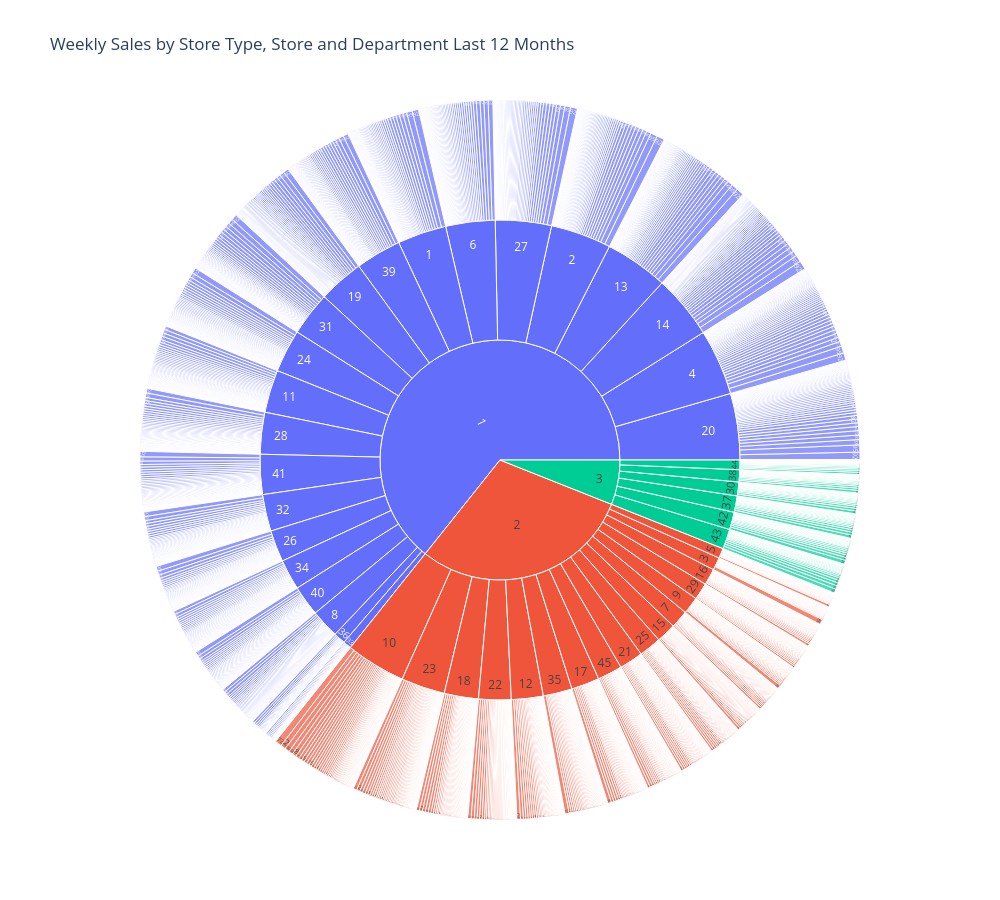

Notebook code cell kept with this figure:
### Markdown cell above
## Visualisation library: Plotly.Express

### Code cell
#Plotly.Express visualisation for hypothesis 5 - Weekly sales by store type, store 
#and department for last 12 months
#chatGPT generated code used as a base and heavily modified to suit my needs
#added code comments

# Aggregate data
dfSunburst_DataSet = (
    dfSales_Combined_DataSet_Work
    .groupby(["Store_Type", "Store", "Dept"], as_index=False)
    ["Weekly_Sales"]
    .sum()
)

# Remove negative and zero sales
dfSunburst_DataSet = dfSunburst_DataSet[
    dfSunburst_DataSet["Weekly_Sales"] > 0
]

# Convert hierarchy columns to strings
dfSunburst_DataSet["Store_Type"] = dfSunburst_DataSet["Store_Type"].astype(str)
dfSunburst_DataSet["Store"] = dfSunburst_DataSet["Store"].astype(str)
dfSunburst_DataSet["Dept"] = dfSunburst_DataSet["Dept"].astype(str)

#create sunburst plot
fig = px.sunburst(
    dfSunburst_DataSet,
    path=["Store_Type", "Store", "Dept"],
    values="Weekly_Sales",
    custom_data=["Store_Type", "Store", "Dept"],
    title="Weekly Sales by Store Type, Store and Department Last 12 Months"
)

#update hover labels
fig.update_traces(
    hovertemplate=
        "<b>Store Type:</b> %{customdata[0]}<br>" +
        "<b>Store Number:</b> %{customdata[1]}<br>" +
        "<b>Department:</b> %{customdata[2]}<br>" +
        "<b>Total Weekly Sales:</b> £%{value:,.0f}" +
        "<extra></extra>"
)

#set plot size
fig.update_layout(
    width=1000,
    height=900
)

fig.show()

### Figure 1 — Plotly figure (JSON) as saved in the notebook; plotly's stock layout.template omitted (floating-point values rounded to 4 significant figures; data arrays with more than 128 entries replaced by an {"elided": "..."} marker saying what was removed)
{"data": [{"branchvalues": "total", "customdata": {"elided": "3339x3 str values"}, "domain": {"x": [0, 1], "y": [0, 1]}, "hovertemplate": "<b>Store Type:</b> %{customdata[0]}<br><b>Store Number:</b> %{customdata[1]}<br><b>Department:</b> %{customdata[2]}<br><b>Total Weekly Sales:</b> £%{value:,.0f}<extra></extra>", "ids": {"elided": "3339 str values"}, "labels": {"elided": "3339 str values"}, "name": "", "parents": {"elided": "3339 str values"}, "type": "sunburst", "values": {"elided": "3339 float values"}}], "layout": {"height": 900, "legend": {"tracegroupgap": 0}, "title": {"text": "Weekly Sales by Store Type, Store and Department Last 12 Months"}, "width": 1000}}
